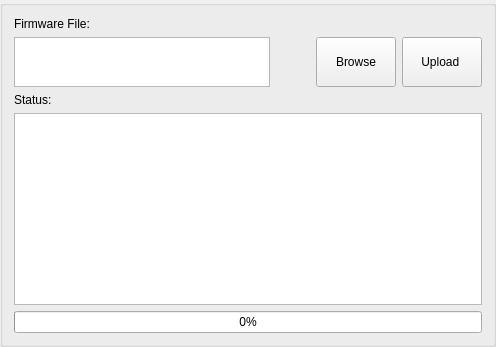
                       <widget class="QGroupBox" name="groupBox_FirwareBrowseUpload">
                        <property name="minimumSize">
                         <size>
                          <width>0</width>
                          <height>152</height>
                         </size>
                        </property>
                        <layout class="QVBoxLayout" name="verticalLayout_23">
                         <item>
                          <widget class="QLabel" name="label_FirmwareFile">
                           <property name="text">
                            <string>Firmware File:</string>
                           </property>
                          </widget>
                         </item>
                         <item>
                          <layout class="QHBoxLayout" name="horizontalLayout_11">
                           <item>
                            <widget class="QTextEdit" name="firmwareName_textEdit">
                             <property name="maximumSize">
                              <size>
                               <width>16777215</width>
                               <height>50</height>
                              </size>
                             </property>
                            </widget>
                           </item>
                           <item>
                            <spacer name="horizontalSpacer_2">
                             <property name="orientation">
                              <enum>Qt::Horizontal</enum>
                             </property>
                             <property name="sizeHint" stdset="0">
                              <size>
                               <width>40</width>
                               <height>20</height>
                              </size>
                             </property>
                            </spacer>
                           </item>
                           <item>
                            <widget class="QPushButton" name="chooseFirmware_Button">
                             <property name="sizePolicy">
                              <sizepolicy hsizetype="Minimum" vsizetype="MinimumExpanding">
                               <horstretch>0</horstretch>
                               <verstretch>0</verstretch>
                              </sizepolicy>
                             </property>
                             <property name="maximumSize">
                              <size>
                               <width>16777215</width>
                               <height>50</height>
                              </size>
                             </property>
                             <property name="text">
                              <string>Browse</string>
                             </property>
                            </widget>
                           </item>
                           <item>
                            <widget class="QPushButton" name="downloadFirmware_Button">
                             <property name="sizePolicy">
                              <sizepolicy hsizetype="Minimum" vsizetype="MinimumExpanding">
                               <horstretch>0</horstretch>
                               <verstretch>0</verstretch>
                              </sizepolicy>
                             </property>
                             <property name="maximumSize">
                              <size>
                               <width>16777215</width>
                               <height>50</height>
                              </size>
                             </property>
                             <property name="text">
                              <string>Upload </string>
                             </property>
                            </widget>
                           </item>
                          </layout>
                         </item>
                         <item>
                          <layout class="QHBoxLayout" name="horizontalLayout_13">
                           <item>
                            <widget class="QLabel" name="label_FirmwareStatus">
                             <property name="sizePolicy">
                              <sizepolicy hsizetype="Maximum" vsizetype="Preferred">
                               <horstretch>0</horstretch>
                               <verstretch>0</verstretch>
                              </sizepolicy>
                             </property>
                             <property name="text">
                              <string>Status:</string>
                             </property>
                            </widget>
                           </item>
                           <item>
                            <widget class="QLabel" name="firmwareupdate_label">
                             <property name="text">
                              <string/>
                             </property>
                            </widget>
                           </item>
                          </layout>
                         </item>
                         <item>
                          <layout class="QHBoxLayout" name="horizontalLayout_12">
                           <item>
                            <widget class="QTextEdit" name="firmwareDownloadStat_textEdit">
                             <property name="readOnly">
                              <bool>true</bool>
                             </property>
                            </widget>
                           </item>
                          </layout>
                         </item>
                         <item>
                          <layout class="QHBoxLayout" name="horizontalLayout_10">
                           <item>
                            <widget class="QProgressBar" name="firmwareDownloadStat_progressBar">
                             <property name="value">
                              <number>0</number>
                             </property>
                            </widget>
                           </item>
                          </layout>
                         </item>
                        </layout>
                       </widget>
